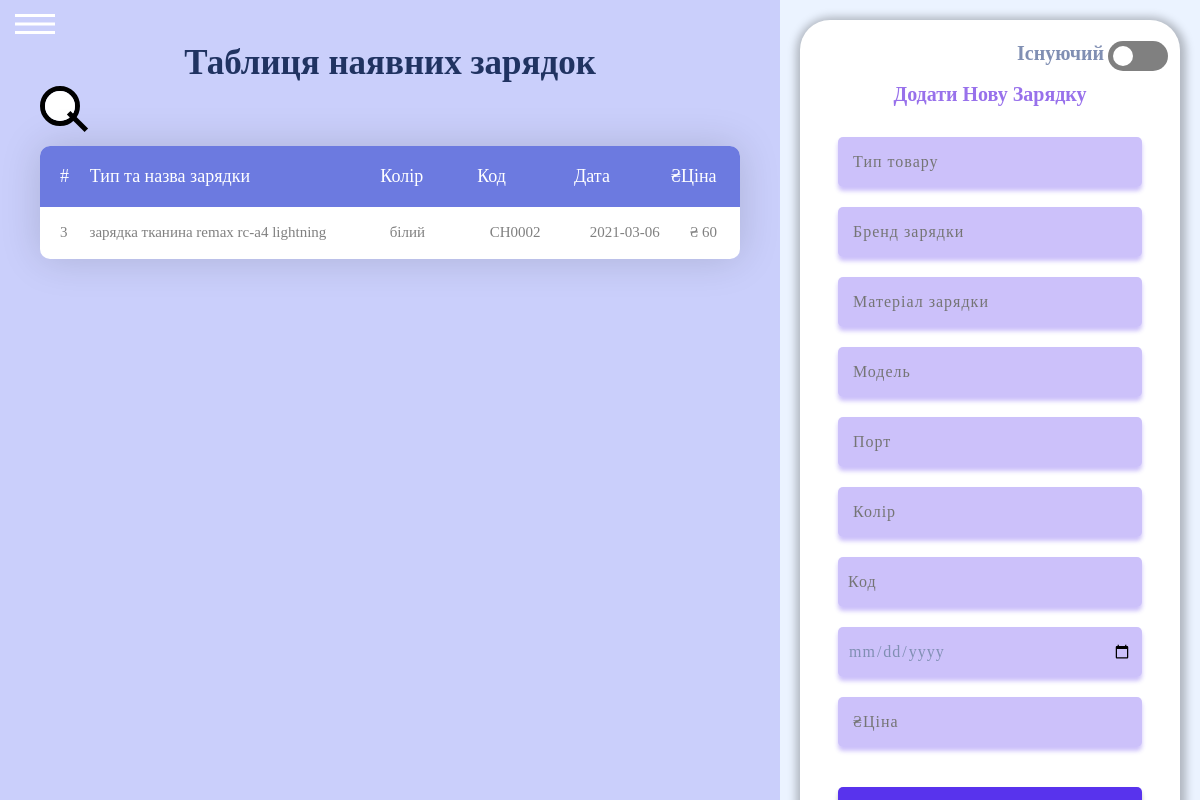
Page /buy_charges.php on the committed database.
### tables this page shows
CREATE TABLE `all_avaible_goods` (
  `id` int NOT NULL,
  `type_good` varchar(30) NOT NULL,
  `case_type` varchar(30) DEFAULT NULL,
  `case_brand` varchar(30) DEFAULT NULL,
  `phone_brand` varchar(30) DEFAULT NULL,
  `phone_model` varchar(30) DEFAULT NULL,
  `charge_type` varchar(30) DEFAULT NULL,
  `charge_model` varchar(30) DEFAULT NULL,
  `charge_input` varchar(30) DEFAULT NULL,
  `charge_brand` varchar(30) DEFAULT NULL,
  `glass_type` varchar(30) DEFAULT NULL,
  `color` varchar(30) NOT NULL,
  `cod` varchar(6) NOT NULL,
  `date` date NOT NULL,
  `first_price` int DEFAULT NULL
);

### buy_charges.php (the view, shortened to what this page needs)
<!DOCTYPE html>
<html lang="en">
<head>
    <link rel="stylesheet" href="assets/css/style.min.css">
</head>
<body>
<div class="page" id='page'>
<div class="hed-mobile">
  <button class="burger"type="button" id="sidebarToggle">
    <span></span>
</div>
<main class="main">
  <div class="left-side">
    <h1 class="top-avaible-text">Таблиця наявних зарядок</h1>
    <div class="search-box">
      <input type="text" id="search" placeholder="Search..." onkeyup="tableSearch()" /><span></span>
    </div>
<div class="limiter">
  <div class="container-table100">
    <div class="wrap-table100">
      <div class="table100 ver1 m-b-110">
        <div class="table100-head">
          <table>
            <thead>
              <tr class="row100 head">
                <th class="cell100 column1">#</th>
                <th class="cell100 column2">Тип та назва зарядки</th>
                <th class="cell100 column3">Колір</th>
                <th class="cell100 column4">Код</th>
                <th class="cell100 column4">Дата</th>
                <th class="cell100 column5">₴Ціна</th>
              </tr>
            </thead>
          </table>
        </div>
<div class="table100-body js-pscroll">
          <?php
require "connect.php";
echo '<table class="table table-hover table-sm" , id="info-table", width="500">  <tr>';
echo "<tbody>";
$query = "SELECT `id`, concat(`type_good`,' ',`charge_type`,' ',`charge_brand`,' ',`charge_model`,' ',`charge_input`)as'content',`color`,`cod`,`date`,`first_price`
FROM `all_avaible_goods` WHERE `type_good` like 'зарядка' order by id desc";
if ($result = mysqli_query($mysql, $query)) {
  while ($row = mysqli_fetch_assoc($result)) {
      echo  '<tr class="row100 body">'.
      '<td class="cell100 column1">'.
      $row["id"].'<td class="cell100 column2">'.
      $row["content"].'<td class="cell100 column3">'.
      $row["color"].'<td class="cell100 column4">'.
      $row["cod"].'<td class="cell100 column4">'.
      $row["date"].'<td class="cell100 column5">'.'₴ '.
      $row["first_price"].
      '</tr> ';
  }
}
echo"</tbody>";
echo "</table>";
echo "</div>";
?>
</div>
  </div>
  </div>
  </div>
  </div>
<div class="right-side">
  <div class="right-form">
    <h1 class="selector-case-existing" id="t_switch">Існуючий</h1>
      <div class="div-checkbox">
<nav>
  <input type="checkbox"  id="switch" onclick="myFunction()" /><label for="switch">Toggle</label>
</nav>
  </div>
    <div id="first-page">
      <h1 class="top-text-new-r-case" id='text1'>Додати Нову Зарядку </h1>
        <form class="input-right-form" action="check-new-charges.php" method="post">
          <input class="from-input" required type="text" name ="type_good" placeholder=" Тип товару">
          <input class="from-input" required type="text" name ="charge_brand" placeholder=" Бренд зарядки">
          <input class="from-input" required type="text" name ="charge_type" placeholder=" Матеріал зарядки">
          <input class="from-input" required type="text" name ="charge_model" placeholder=" Модель">
          <input class="from-input" required type="text" name ="charge_input" placeholder=" Порт">
          <input class="from-input" required type="text" name ="color" placeholder=" Колір ">
          <input class="from-input" required type="text" name ="cod" placeholder="Код">
          <input class="from-input-date" required type="date" name ="date" placeholder="">
          <input class="from-input" required type="text" name ="first_price" placeholder=" ₴Ціна">
          <input class="from-input-submit" type="submit" placeholder="">
        </form>
    </div>
      </div>
    </div>
</main>
</div>
</body>
</html>

### rows in the picture
all_avaible_goods: id "3", content "зарядка тканина remax rc-a4 lightning", color "білий", cod "CH0002", date "2021-03-06", first_price "60"
